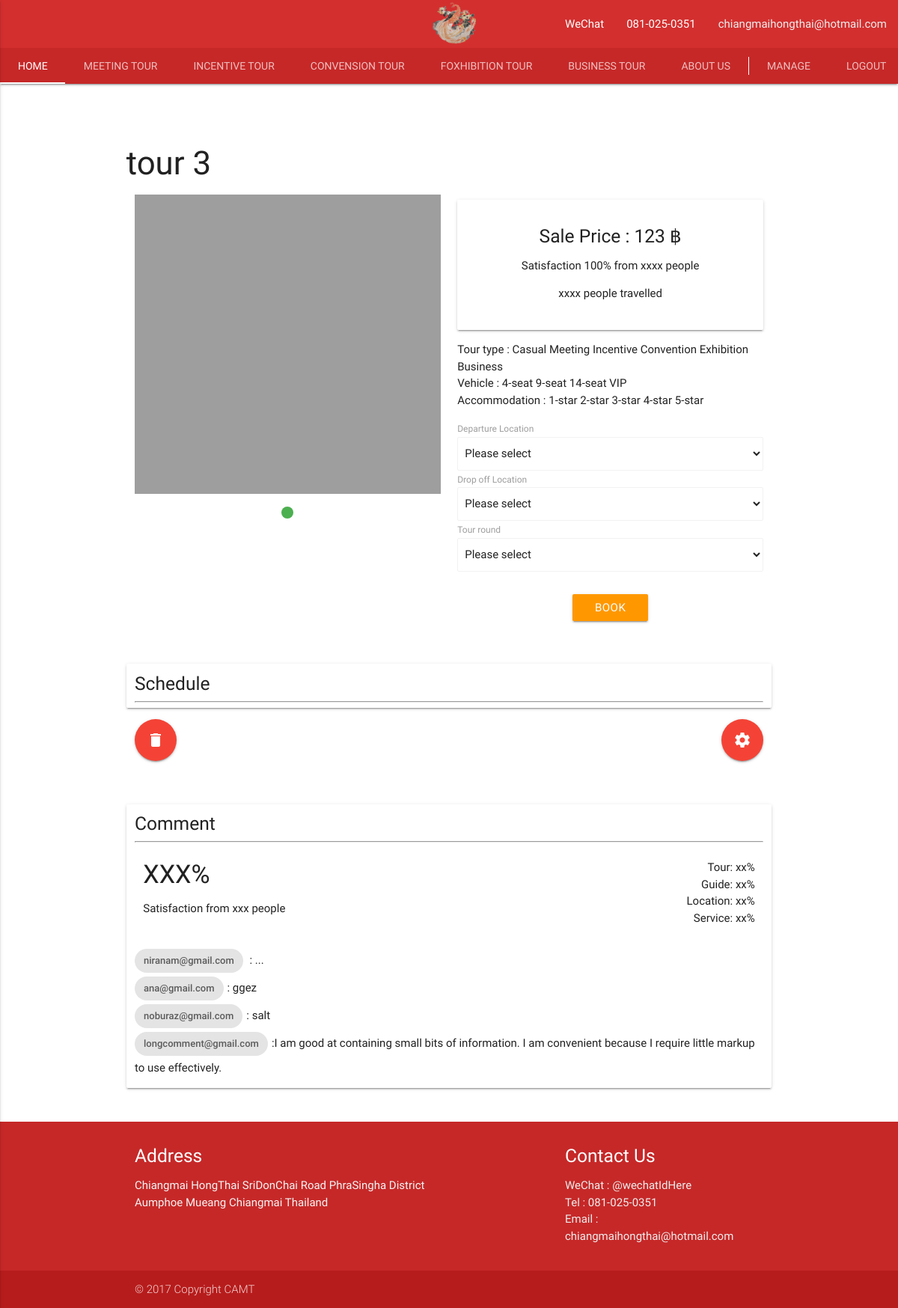
Page /ChineseTour_NewTheme copy/tourinfo.php?id=3 (signed in) on the committed database.
### tables this page shows
CREATE TABLE `tour` (
  `tour_id` int(11) NOT NULL,
  `tour_description` varchar(300) NOT NULL,
  `highlight` varchar(300) NOT NULL,
  `region` varchar(100) NOT NULL,
  `province` varchar(100) NOT NULL,
  `price` decimal(10,0) NOT NULL,
  `max_customer` int(11) NOT NULL,
  `rating` decimal(10,0) NOT NULL DEFAULT '100'
);

CREATE TABLE `tour_image` (
  `tour_id` int(11) NOT NULL,
  `img_index` int(11) NOT NULL,
  `img_name` varchar(300) NOT NULL
);

CREATE TABLE `tour_tour_type` (
  `tour_id` int(11) NOT NULL,
  `tour_type_id` int(11) NOT NULL
);

CREATE TABLE `tour_type` (
  `tour_type_id` int(11) NOT NULL,
  `tour_type` varchar(50) NOT NULL
);

CREATE TABLE `tour_vehicle_type` (
  `tour_id` int(11) NOT NULL,
  `vehicle_type_id` int(11) NOT NULL
);

CREATE TABLE `vehicle_type` (
  `vehicle_type_id` int(11) NOT NULL,
  `vehicle_type` varchar(50) NOT NULL
);

CREATE TABLE `tour_accommodation` (
  `tour_id` int(11) NOT NULL,
  `accommodation_id` int(11) NOT NULL
);

CREATE TABLE `accommodation` (
  `accommodation_id` int(11) NOT NULL,
  `accommodation_level` varchar(50) NOT NULL
);

### ChineseTour_NewTheme copy/TourInfo.php (the view, shortened to what this page needs)
<?php
include 'db_config.php';
?>
<?php
if(isset($_GET['id'])){
    $id = $_GET['id'];
    $sql = "SELECT * FROM `tour` WHERE tour_id = $id";
    $result = mysqli_query($conn, $sql);
    $data = mysqli_fetch_array($result);
    $tour_description = $data['tour_description'];
    $price = $data['price'];
    $rating = $data['rating'];
  ?>
<!DOCTYPE html>
  <html>
<?php
      include 'component/header.php';
?>
<body>
    <div class="container">
      <div class="section"></div><div class="section"></div>
      <div class="row">
        <h3 class=""> <?php echo $tour_description; ?></h3>
        <div class="col s12 l6">
          <div class="slider">
            <ul class="slides">
              <?php
              $sql = "SELECT * FROM `tour_image` WHERE tour_id = $id";
              $result = mysqli_query($conn, $sql);
              if(mysqli_num_rows($result) > 0){
                  while($row = mysqli_fetch_array($result)){
                      $img_name = $row['img_name'];
                      ?>
                      <li>
                      <img src="images/tours/<?php echo $img_name;?>">
                    </li>
                      <?php
                  }
              }
               ?>
            </ul>
          </div>
        </div>
        <div class="col s12 l6">
          <div class="card"><br/>
            <h5 class="center-align">Sale Price : <?php echo $price; ?> ฿</h5>
            <p class="center-align">Satisfaction <?php echo $rating; ?>% from xxxx people</p>
            <p class="center-align">xxxx people travelled</p><br/>
          </div>
          <ul>
            <li>Tour type :
              <?php
              $sql = "SELECT * FROM `tour_tour_type` INNER JOIN `tour_type` ON tour_tour_type.tour_type_id=tour_type.tour_type_id WHERE tour_id = $id";
              $result = mysqli_query($conn, $sql);
              if(mysqli_num_rows($result) > 0){
                  while($row = mysqli_fetch_array($result)){
                      $type = $row['tour_type'];
                      echo '<span> '.$type.' </span>';
                  }
              }
               ?>
            </li>
            <li>Vehicle :
              <?php
              $sql = "SELECT * FROM `tour_vehicle_type` INNER JOIN `vehicle_type` ON tour_vehicle_type.vehicle_type_id=vehicle_type.vehicle_type_id WHERE tour_id = $id";
              $result = mysqli_query($conn, $sql);
              if(mysqli_num_rows($result) > 0){
                  while($row = mysqli_fetch_array($result)){
                      $type = $row['vehicle_type'];
                      echo '<span> '.$type.' </span>';
                  }
              }
               ?>
            </li>
            <li>Accommodation :
              <?php
              $sql = "SELECT * FROM `tour_accommodation` INNER JOIN `accommodation` ON tour_accommodation.accommodation_id=accommodation.accommodation_id WHERE tour_id = $id";
              $result = mysqli_query($conn, $sql);
              if(mysqli_num_rows($result) > 0){
                  while($row = mysqli_fetch_array($result)){
                      $acc = $row['accommodation_level'];
                      echo '<span> '.$acc.' </span>';
                  }
              }
               ?>
            </li>
          </ul>
          <form method="post">
            <label>Departure Location</label>
              <select class="browser-default" name="depart" required>
                <option value="">Please select</option>
              </select>
          </form>
          <form method="post">
            <label>Drop off Location</label>
              <select class="browser-default" name="dropOff" required>
                <option value="">Please select</option>
              </select>
          </form>
          <label>Tour round</label>
          <select class="browser-default" name="dropOff" required>
            <option value="">Please select</option>
          </select>
          <div class="section"></div>
          <div class="center col s12">
            <button type="submit" class="waves-effect waves-light btn orange" name="book" value="Book">Book</button>
          </div>
        </div>
      </div>
      <div class="section"></div>
      <div class="row card">
        <div class="col s12">
          <h5>Schedule</h5><hr/>
        </div>
      </div>
      <div class="row">
        <div class="col s12">
          <a href="AdminEditTour.php?id=<?php echo $id?>" class="btn-large btn-floating tooltipped right waves-effect waves-light red" data-position="top" data-delay="50" data-tooltip="Edit Tour"><i class="material-icons">settings</i></a>
          <a href="#" id='del_button' onclick="warning();" class="btn-large btn-floating tooltipped waves-effect waves-light red" data-position="top" data-delay="50" data-tooltip="Delete"><i class="material-icons">delete</i></a>
        </div>
      </div>
      <div class="section"></div>
      <div class="row card">
        <div class="col s12">
          <h5>Comment</h5><hr/>
          <div class="col s6 left">
            <h4>XXX%</h4>
            <p>Satisfaction from xxx people</p>
          </div>
          <div class="col s6 right-align">
            <ul>
              <li>Tour: xx%</li>
              <li>Guide: xx%</li>
              <li>Location: xx%</li>
              <li>Service: xx%</li>
            </ul>
          </div>
        </div>
        <div class="col s12">
          <ul>
            <li><div class="chip">niranam@gmail.com</div> <span>: ...</span> </li>
            <li><div class="chip">ana@gmail.com</div>: ggez</li>
            <li><div class="chip">noburaz@gmail.com</div>: salt</li>
            <li><div class="chip">longcomment@gmail.com</div>:I am good at containing small bits of information.
            I am convenient because I require little markup to use effectively.
            </li>
          </ul>
        </div>
      </div>
      <div class="section"></div>
    </div>
      <?php
      include 'component/footer.php';
      ?>
    </body>
  </html>
  <?php
}else{
  header("location: message.php");
}
   ?>

### rows in the picture
tour: tour_description "tour 3", price "123", rating "100"
tour_tour_type: tour_type.tour_type "Casual"
tour_tour_type: tour_type.tour_type "Meeting"
tour_tour_type: tour_type.tour_type "Incentive"
tour_tour_type: tour_type.tour_type "Convention"
tour_tour_type: tour_type.tour_type "Exhibition"
tour_tour_type: tour_type.tour_type "Business"
tour_vehicle_type: vehicle_type.vehicle_type "4-seat"
tour_vehicle_type: vehicle_type.vehicle_type "9-seat"
tour_vehicle_type: vehicle_type.vehicle_type "14-seat"
tour_vehicle_type: vehicle_type.vehicle_type "VIP"
tour_accommodation: accommodation.accommodation_level "1-star"
tour_accommodation: accommodation.accommodation_level "2-star"
tour_accommodation: accommodation.accommodation_level "3-star"
tour_accommodation: accommodation.accommodation_level "4-star"
tour_accommodation: accommodation.accommodation_level "5-star"
